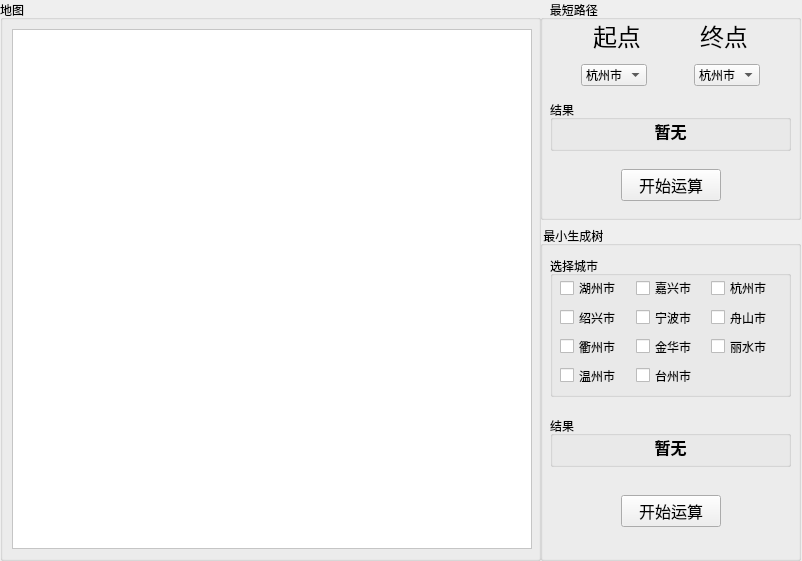
<?xml version="1.0" encoding="UTF-8"?>
<ui version="4.0">
 <class>MainWindow</class>
 <widget class="QMainWindow" name="MainWindow">
  <property name="geometry">
   <rect>
    <x>0</x>
    <y>0</y>
    <width>802</width>
    <height>561</height>
   </rect>
  </property>
  <property name="minimumSize">
   <size>
    <width>802</width>
    <height>561</height>
   </size>
  </property>
  <property name="maximumSize">
   <size>
    <width>802</width>
    <height>561</height>
   </size>
  </property>
  <property name="windowTitle">
   <string>基于图的浙江地级市路径运算</string>
  </property>
  <widget class="QWidget" name="centralwidget">
   <widget class="QWidget" name="horizontalLayoutWidget_2">
    <property name="geometry">
     <rect>
      <x>540</x>
      <y>0</y>
      <width>261</width>
      <height>561</height>
     </rect>
    </property>
    <layout class="QHBoxLayout" name="horizontalLayout_2">
     <item>
      <layout class="QVBoxLayout" name="verticalLayout">
       <item>
        <widget class="QGroupBox" name="groupBox">
         <property name="maximumSize">
          <size>
           <width>16777215</width>
           <height>220</height>
          </size>
         </property>
         <property name="baseSize">
          <size>
           <width>0</width>
           <height>0</height>
          </size>
         </property>
         <property name="title">
          <string>   最短路径</string>
         </property>
         <widget class="QWidget" name="horizontalLayoutWidget_4">
          <property name="geometry">
           <rect>
            <x>0</x>
            <y>60</y>
            <width>261</width>
            <height>31</height>
           </rect>
          </property>
          <layout class="QHBoxLayout" name="horizontalLayout_4">
           <item>
            <spacer name="horizontalSpacer_3">
             <property name="orientation">
              <enum>Qt::Horizontal</enum>
             </property>
             <property name="sizeHint" stdset="0">
              <size>
               <width>40</width>
               <height>20</height>
              </size>
             </property>
            </spacer>
           </item>
           <item>
            <widget class="QComboBox" name="minPathOrigin">
             <item>
              <property name="text">
               <string>杭州市</string>
              </property>
             </item>
             <item>
              <property name="text">
               <string>湖州市</string>
              </property>
             </item>
             <item>
              <property name="text">
               <string>宁波市</string>
              </property>
             </item>
             <item>
              <property name="text">
               <string>绍兴市</string>
              </property>
             </item>
             <item>
              <property name="text">
               <string>丽水市</string>
              </property>
             </item>
             <item>
              <property name="text">
               <string>衢州市</string>
              </property>
             </item>
             <item>
              <property name="text">
               <string>金华市</string>
              </property>
             </item>
             <item>
              <property name="text">
               <string>温州市</string>
              </property>
             </item>
             <item>
              <property name="text">
               <string>台州市</string>
              </property>
             </item>
             <item>
              <property name="text">
               <string>舟山市</string>
              </property>
             </item>
             <item>
              <property name="text">
               <string>嘉兴市</string>
              </property>
             </item>
            </widget>
           </item>
           <item>
            <spacer name="horizontalSpacer_4">
             <property name="orientation">
              <enum>Qt::Horizontal</enum>
             </property>
             <property name="sizeHint" stdset="0">
              <size>
               <width>40</width>
               <height>20</height>
              </size>
             </property>
            </spacer>
           </item>
           <item>
            <widget class="QComboBox" name="minPathDestination">
             <item>
              <property name="text">
               <string>杭州市</string>
              </property>
             </item>
             <item>
              <property name="text">
               <string>湖州市</string>
              </property>
             </item>
             <item>
              <property name="text">
               <string>宁波市</string>
              </property>
             </item>
             <item>
              <property name="text">
               <string>绍兴市</string>
              </property>
             </item>
             <item>
              <property name="text">
               <string>丽水市</string>
              </property>
             </item>
             <item>
              <property name="text">
               <string>衢州市</string>
              </property>
             </item>
             <item>
              <property name="text">
               <string>金华市</string>
              </property>
             </item>
             <item>
              <property name="text">
               <string>温州市</string>
              </property>
             </item>
             <item>
              <property name="text">
               <string>台州市</string>
              </property>
             </item>
             <item>
              <property name="text">
               <string>舟山市</string>
              </property>
             </item>
             <item>
              <property name="text">
               <string>嘉兴市</string>
              </property>
             </item>
            </widget>
           </item>
           <item>
            <spacer name="horizontalSpacer_5">
             <property name="orientation">
              <enum>Qt::Horizontal</enum>
             </property>
             <property name="sizeHint" stdset="0">
              <size>
               <width>40</width>
               <height>20</height>
              </size>
             </property>
            </spacer>
           </item>
          </layout>
         </widget>
         <widget class="QWidget" name="horizontalLayoutWidget_3">
          <property name="geometry">
           <rect>
            <x>0</x>
            <y>20</y>
            <width>261</width>
            <height>31</height>
           </rect>
          </property>
          <layout class="QHBoxLayout" name="horizontalLayout_3">
           <item>
            <spacer name="horizontalSpacer_6">
             <property name="orientation">
              <enum>Qt::Horizontal</enum>
             </property>
             <property name="sizeHint" stdset="0">
              <size>
               <width>40</width>
               <height>20</height>
              </size>
             </property>
            </spacer>
           </item>
           <item>
            <widget class="QLabel" name="label">
             <property name="font">
              <font>
               <pointsize>18</pointsize>
              </font>
             </property>
             <property name="text">
              <string>起点</string>
             </property>
            </widget>
           </item>
           <item>
            <spacer name="horizontalSpacer_7">
             <property name="orientation">
              <enum>Qt::Horizontal</enum>
             </property>
             <property name="sizeHint" stdset="0">
              <size>
               <width>40</width>
               <height>20</height>
              </size>
             </property>
            </spacer>
           </item>
           <item>
            <widget class="QLabel" name="label_2">
             <property name="font">
              <font>
               <pointsize>18</pointsize>
              </font>
             </property>
             <property name="text">
              <string>终点</string>
             </property>
            </widget>
           </item>
           <item>
            <spacer name="horizontalSpacer_8">
             <property name="orientation">
              <enum>Qt::Horizontal</enum>
             </property>
             <property name="sizeHint" stdset="0">
              <size>
               <width>40</width>
               <height>20</height>
              </size>
             </property>
            </spacer>
           </item>
          </layout>
         </widget>
         <widget class="QWidget" name="horizontalLayoutWidget_5">
          <property name="geometry">
           <rect>
            <x>0</x>
            <y>160</y>
            <width>261</width>
            <height>51</height>
           </rect>
          </property>
          <layout class="QHBoxLayout" name="horizontalLayout_5">
           <item>
            <spacer name="horizontalSpacer_2">
             <property name="orientation">
              <enum>Qt::Horizontal</enum>
             </property>
             <property name="sizeHint" stdset="0">
              <size>
               <width>40</width>
               <height>20</height>
              </size>
             </property>
            </spacer>
           </item>
           <item>
            <widget class="QPushButton" name="minPath_pushButton">
             <property name="minimumSize">
              <size>
               <width>100</width>
               <height>30</height>
              </size>
             </property>
             <property name="font">
              <font>
               <pointsize>12</pointsize>
              </font>
             </property>
             <property name="text">
              <string>开始运算</string>
             </property>
            </widget>
           </item>
           <item>
            <spacer name="horizontalSpacer">
             <property name="orientation">
              <enum>Qt::Horizontal</enum>
             </property>
             <property name="sizeHint" stdset="0">
              <size>
               <width>40</width>
               <height>20</height>
              </size>
             </property>
            </spacer>
           </item>
          </layout>
         </widget>
         <widget class="QGroupBox" name="groupBox_6">
          <property name="geometry">
           <rect>
            <x>10</x>
            <y>100</y>
            <width>241</width>
            <height>51</height>
           </rect>
          </property>
          <property name="title">
           <string>结果</string>
          </property>
          <widget class="QLabel" name="minPathRes">
           <property name="geometry">
            <rect>
             <x>10</x>
             <y>20</y>
             <width>221</width>
             <height>21</height>
            </rect>
           </property>
           <property name="font">
            <font>
             <pointsize>12</pointsize>
             <weight>75</weight>
             <bold>true</bold>
            </font>
           </property>
           <property name="text">
            <string>暂无</string>
           </property>
           <property name="alignment">
            <set>Qt::AlignCenter</set>
           </property>
          </widget>
         </widget>
        </widget>
       </item>
       <item>
        <widget class="QGroupBox" name="groupBox_2">
         <property name="baseSize">
          <size>
           <width>0</width>
           <height>0</height>
          </size>
         </property>
         <property name="title">
          <string> 最小生成树</string>
         </property>
         <widget class="QWidget" name="horizontalLayoutWidget_6">
          <property name="geometry">
           <rect>
            <x>0</x>
            <y>260</y>
            <width>261</width>
            <height>51</height>
           </rect>
          </property>
          <layout class="QHBoxLayout" name="horizontalLayout_7">
           <item>
            <spacer name="horizontalSpacer_9">
             <property name="orientation">
              <enum>Qt::Horizontal</enum>
             </property>
             <property name="sizeHint" stdset="0">
              <size>
               <width>40</width>
               <height>20</height>
              </size>
             </property>
            </spacer>
           </item>
           <item>
            <widget class="QPushButton" name="minTree_pushButton">
             <property name="minimumSize">
              <size>
               <width>100</width>
               <height>30</height>
              </size>
             </property>
             <property name="font">
              <font>
               <pointsize>12</pointsize>
              </font>
             </property>
             <property name="text">
              <string>开始运算</string>
             </property>
            </widget>
           </item>
           <item>
            <spacer name="horizontalSpacer_10">
             <property name="orientation">
              <enum>Qt::Horizontal</enum>
             </property>
             <property name="sizeHint" stdset="0">
              <size>
               <width>40</width>
               <height>20</height>
              </size>
             </property>
            </spacer>
           </item>
          </layout>
         </widget>
         <widget class="QGroupBox" name="groupBox_4">
          <property name="geometry">
           <rect>
            <x>10</x>
            <y>30</y>
            <width>241</width>
            <height>141</height>
           </rect>
          </property>
          <property name="title">
           <string>选择城市</string>
          </property>
          <widget class="QWidget" name="layoutWidget">
           <property name="geometry">
            <rect>
             <x>10</x>
             <y>20</y>
             <width>221</width>
             <height>111</height>
            </rect>
           </property>
           <layout class="QGridLayout" name="gridLayout">
            <item row="1" column="2">
             <widget class="QCheckBox" name="city6">
              <property name="text">
               <string>舟山市</string>
              </property>
             </widget>
            </item>
            <item row="2" column="2">
             <widget class="QCheckBox" name="city9">
              <property name="text">
               <string>丽水市</string>
              </property>
             </widget>
            </item>
            <item row="0" column="2">
             <widget class="QCheckBox" name="city3">
              <property name="text">
               <string>杭州市</string>
              </property>
             </widget>
            </item>
            <item row="1" column="0">
             <widget class="QCheckBox" name="city4">
              <property name="text">
               <string>绍兴市</string>
              </property>
             </widget>
            </item>
            <item row="0" column="0">
             <widget class="QCheckBox" name="city1">
              <property name="text">
               <string>湖州市</string>
              </property>
             </widget>
            </item>
            <item row="0" column="1">
             <widget class="QCheckBox" name="city2">
              <property name="text">
               <string>嘉兴市</string>
              </property>
             </widget>
            </item>
            <item row="2" column="0">
             <widget class="QCheckBox" name="city7">
              <property name="text">
               <string>衢州市</string>
              </property>
             </widget>
            </item>
            <item row="1" column="1">
             <widget class="QCheckBox" name="city5">
              <property name="text">
               <string>宁波市</string>
              </property>
             </widget>
            </item>
            <item row="3" column="0">
             <widget class="QCheckBox" name="city10">
              <property name="text">
               <string>温州市</string>
              </property>
             </widget>
            </item>
            <item row="2" column="1">
             <widget class="QCheckBox" name="city8">
              <property name="text">
               <string>金华市</string>
              </property>
             </widget>
            </item>
            <item row="3" column="1">
             <widget class="QCheckBox" name="city11">
              <property name="text">
               <string>台州市</string>
              </property>
             </widget>
            </item>
           </layout>
          </widget>
         </widget>
         <widget class="QGroupBox" name="groupBox_5">
          <property name="geometry">
           <rect>
            <x>10</x>
            <y>190</y>
            <width>241</width>
            <height>51</height>
           </rect>
          </property>
          <property name="title">
           <string>结果</string>
          </property>
          <widget class="QLabel" name="minTreeRes">
           <property name="geometry">
            <rect>
             <x>10</x>
             <y>20</y>
             <width>221</width>
             <height>21</height>
            </rect>
           </property>
           <property name="font">
            <font>
             <pointsize>12</pointsize>
             <weight>75</weight>
             <bold>true</bold>
            </font>
           </property>
           <property name="text">
            <string>暂无</string>
           </property>
           <property name="alignment">
            <set>Qt::AlignCenter</set>
           </property>
          </widget>
         </widget>
        </widget>
       </item>
      </layout>
     </item>
    </layout>
   </widget>
   <widget class="QGroupBox" name="groupBox_3">
    <property name="geometry">
     <rect>
      <x>0</x>
      <y>0</y>
      <width>541</width>
      <height>561</height>
     </rect>
    </property>
    <property name="title">
     <string>地图</string>
    </property>
    <layout class="QHBoxLayout" name="horizontalLayout_6">
     <item>
      <widget class="QGraphicsView" name="graphicsView">
       <property name="minimumSize">
        <size>
         <width>520</width>
         <height>520</height>
        </size>
       </property>
       <property name="maximumSize">
        <size>
         <width>520</width>
         <height>520</height>
        </size>
       </property>
       <property name="baseSize">
        <size>
         <width>0</width>
         <height>0</height>
        </size>
       </property>
       <property name="styleSheet">
        <string notr="true">background-color:white;</string>
       </property>
       <property name="interactive">
        <bool>false</bool>
       </property>
       <property name="sceneRect">
        <rectf>
         <x>0.000000000000000</x>
         <y>0.000000000000000</y>
         <width>500.000000000000000</width>
         <height>500.000000000000000</height>
        </rectf>
       </property>
       <property name="alignment">
        <set>Qt::AlignLeading|Qt::AlignLeft|Qt::AlignTop</set>
       </property>
      </widget>
     </item>
    </layout>
   </widget>
  </widget>
 </widget>
 <resources/>
 <connections/>
</ui>
